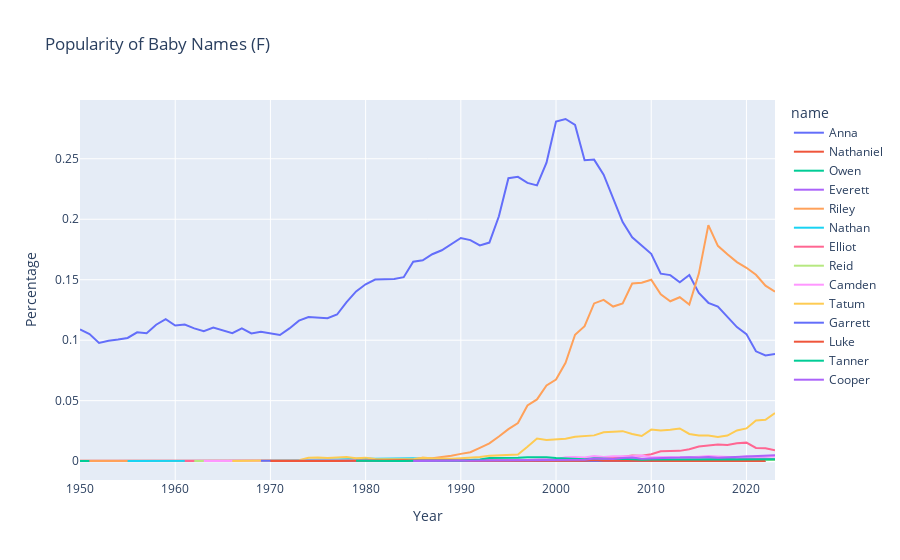

Notebook cell for this chart:
### Code cell
# Run the analysis
analyze_baby_names()
